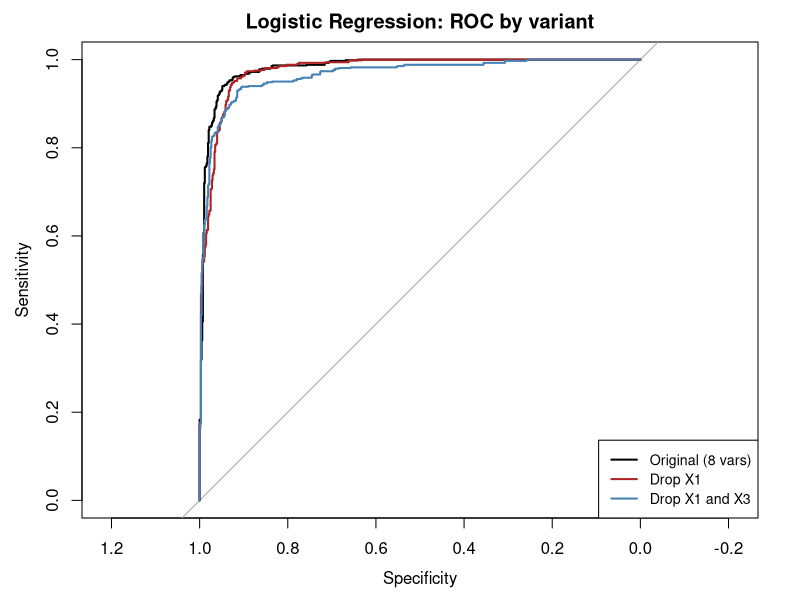
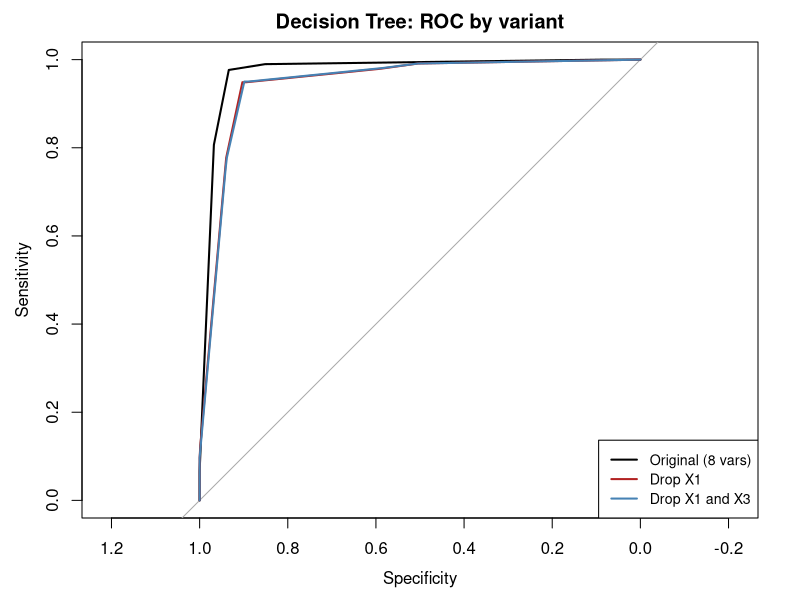
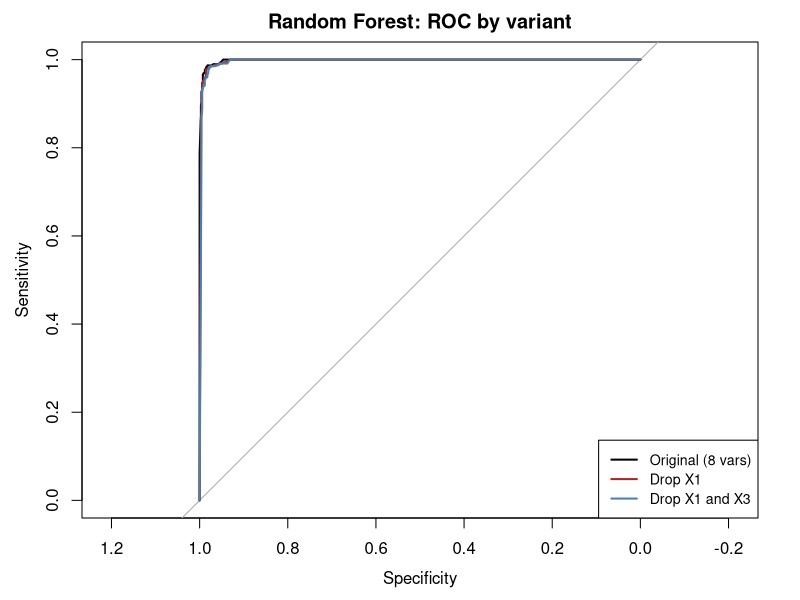

Recreate these plots in R, in order.
## ---- chunk 1
setwd("D:/022 - Bahan Ajar Genap + Pendek 2025-2026/Penelitian dan Pengabdian Masyarakat/Mandiri/Ko Jojo & Justin/Codings")
## ---- chunk 2
knitr::opts_chunk$set(echo = TRUE)
library(caret)
library(rpart)
library(randomForest)
library(pROC)
library(dplyr)
## ---- chunk 3
set.seed(123)

raw <- read.csv("mean_median_dataset.csv", stringsAsFactors = FALSE)
names(raw) <- c("x1","x2","x3","x4","x5","x6","x7","x8",
                "x9","x10","x11","x12","y")

data8 <- raw[, c("x1","x3","x5","x6","x7","x9","x10","x11","y")]
data8$y <- as.factor(data8$y)

# Same stratified split as the main pipeline: stratify by y and by
# whether x5 != x9, 70/10/20 train/validation/test, seed 123.
data8$is_diff <- ifelse(data8$x5 != data8$x9, "Beda", "Sama")
data8$strata_group <- interaction(data8$y, data8$is_diff)

set.seed(123)
idx_train <- createDataPartition(data8$strata_group, p = 0.7, list = FALSE)
train_asli <- data8[idx_train, ]
temp       <- data8[-idx_train, ]

set.seed(123)
idx_val <- createDataPartition(temp$strata_group, p = 1/3, list = FALSE)
val_asli  <- temp[idx_val, ]
test_asli <- temp[-idx_val, ]

drop_helper_cols <- function(df) { df$is_diff <- NULL; df$strata_group <- NULL; df }
train_asli <- drop_helper_cols(train_asli)
val_asli   <- drop_helper_cols(val_asli)
test_asli  <- drop_helper_cols(test_asli)

cat("Train:", nrow(train_asli), "| Val:", nrow(val_asli), "| Test:", nrow(test_asli), "\n")
## ---- chunk 4
# Same log1p + scale preprocessing used for logistic regression only
proses_logreg <- function(df_input) {
  df <- df_input
  vars_skewed <- intersect(c("x1", "x3", "x7", "x11"), names(df))
  if (length(vars_skewed) > 0) df[vars_skewed] <- log1p(df[vars_skewed])
  vars_x <- setdiff(names(df), "y")
  df[vars_x] <- scale(df[vars_x])
  as.data.frame(df)
}

metrics_from_confusion <- function(pred, actual) {
  pred <- factor(pred, levels = c(0,1)); actual <- factor(actual, levels = c(0,1))
  tp <- sum(pred==1 & actual==1); tn <- sum(pred==0 & actual==0)
  fp <- sum(pred==1 & actual==0); fn <- sum(pred==0 & actual==1)
  acc <- (tp+tn)/(tp+tn+fp+fn)
  prec <- ifelse(tp+fp==0, NA, tp/(tp+fp))
  rec  <- ifelse(tp+fn==0, NA, tp/(tp+fn))
  f1   <- ifelse(is.na(prec)||is.na(rec)||(prec+rec==0), NA, 2*prec*rec/(prec+rec))
  c(Accuracy=acc, Precision=prec, Recall=rec, F1=f1)
}

# The three predictor sets to compare
variants <- list(
  "Original (8 vars)" = c("x1","x3","x5","x6","x7","x9","x10","x11"),
  "Drop X1"           = c("x3","x5","x6","x7","x9","x10","x11"),
  "Drop X1 and X3"    = c("x5","x6","x7","x9","x10","x11")
)
## ---- chunk 5
results <- data.frame()
roc_list <- list()

for (vname in names(variants)) {
  vars <- variants[[vname]]
  cols <- c(vars, "y")

  ## Logistic regression
  tr <- proses_logreg(train_asli[, cols]); te <- proses_logreg(test_asli[, cols])
  lr_model <- glm(y ~ ., data = tr, family = binomial)
  lr_prob  <- predict(lr_model, newdata = te, type = "response")
  lr_pred  <- ifelse(lr_prob >= 0.5, 1, 0)
  lr_roc   <- roc(response = te$y, predictor = lr_prob, levels = c(0,1), quiet = TRUE)
  m <- metrics_from_confusion(lr_pred, te$y)
  results <- rbind(results, data.frame(Model="Logistic Regression", Variant=vname,
                                        t(as.data.frame(m)), AUC=as.numeric(auc(lr_roc))))
  roc_list[[paste("LR -", vname)]] <- lr_roc

  ## Decision tree
  tr_dt <- train_asli[, cols]; te_dt <- test_asli[, cols]
  dt_model <- rpart(y ~ ., data = tr_dt, method = "class",
                     control = rpart.control(minsplit = 50, minbucket = 25, maxdepth = 4))
  dt_prob <- predict(dt_model, newdata = te_dt, type = "prob")[,2]
  dt_pred <- predict(dt_model, newdata = te_dt, type = "class")
  dt_roc  <- roc(response = te_dt$y, predictor = dt_prob, levels = c(0,1), quiet = TRUE)
  m <- metrics_from_confusion(dt_pred, te_dt$y)
  results <- rbind(results, data.frame(Model="Decision Tree", Variant=vname,
                                        t(as.data.frame(m)), AUC=as.numeric(auc(dt_roc))))
  roc_list[[paste("DT -", vname)]] <- dt_roc

  ## Random forest
  tr_rf <- train_asli[, cols]; te_rf <- test_asli[, cols]
  rf_model <- randomForest(y ~ ., data = tr_rf, ntree = 100, mtry = min(4, length(vars)),
                            nodesize = 50, maxnodes = 32, importance = FALSE)
  rf_prob <- predict(rf_model, newdata = te_rf, type = "prob")[,2]
  rf_pred <- predict(rf_model, newdata = te_rf, type = "class")
  rf_roc  <- roc(response = te_rf$y, predictor = rf_prob, levels = c(0,1), quiet = TRUE)
  m <- metrics_from_confusion(rf_pred, te_rf$y)
  results <- rbind(results, data.frame(Model="Random Forest", Variant=vname,
                                        t(as.data.frame(m)), AUC=as.numeric(auc(rf_roc))))
  roc_list[[paste("RF -", vname)]] <- rf_roc
}

print(results, row.names = FALSE)
## ---- chunk 6
log_denom_train <- log10(train_asli$x1 + 1e-10)
log_denom_test  <- log10(test_asli$x1 + 1e-10)
y_train <- as.numeric(as.character(train_asli$y))
y_test  <- as.numeric(as.character(test_asli$y))

cands <- seq(min(log_denom_train), max(log_denom_train), length.out = 2000)
accs  <- sapply(cands, function(t) mean((log_denom_train <= t) == y_train))
best_t <- cands[which.max(accs)]

baseline_pred <- as.integer(log_denom_test <= best_t)
m <- metrics_from_confusion(baseline_pred, y_test)
cat("Trivial baseline threshold (log10 scale):", round(best_t, 3), "\n")
print(m)

results <- rbind(results, data.frame(Model="Trivial baseline (denominator only)",
                                      Variant="log10(X1) threshold",
                                      Accuracy=m["Accuracy"], Precision=m["Precision"],
                                      Recall=m["Recall"], F1=m["F1"], AUC=NA))
## ---- chunk 7
write.csv(results, "robustness_check_results.csv", row.names = FALSE)
cat("Saved robustness_check_results.csv\n")
## ---- chunk 8
plot_roc_group <- function(model_prefix, filename, title) {
  pdf(filename, width = 6, height = 6)
  keys <- names(roc_list)[startsWith(names(roc_list), model_prefix)]
  cols <- c("black", "firebrick", "steelblue")
  plot(roc_list[[keys[1]]], col = cols[1], lwd = 2, main = title)
  for (i in 2:length(keys)) {
    plot(roc_list[[keys[i]]], col = cols[i], lwd = 2, add = TRUE)
  }
  legend("bottomright", legend = sub(paste0(model_prefix, " - "), "", keys),
         col = cols[seq_along(keys)], lwd = 2, cex = 0.85)
  dev.off()
}

plot_roc_group("LR", "roc_logistic_regression.pdf", "Logistic Regression: ROC by variant")
plot_roc_group("DT", "roc_decision_tree.pdf", "Decision Tree: ROC by variant")
plot_roc_group("RF", "roc_random_forest.pdf", "Random Forest: ROC by variant")

cat("Saved roc_logistic_regression.pdf, roc_decision_tree.pdf, roc_random_forest.pdf\n")
